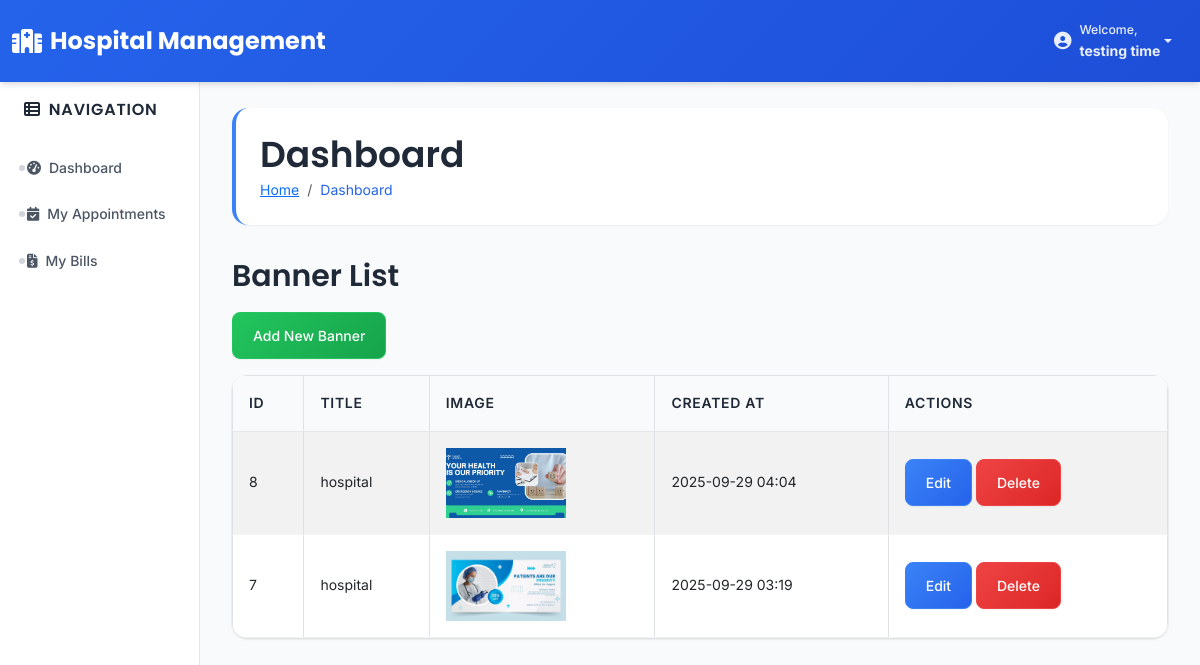
The app's page /patients/banners/ (signed in) with its own data.
### accounts/models.py (models this page shows)
class CustomUser(AbstractUser):
    first_name = None
    last_name = None
    ROLE_CHOICES = (
        ('admin', 'Admin'),
        ('doctor', 'Doctor'),
        ('patient', 'Patient'),
        ('receptionist', 'Receptionist'),
    )
    role = models.CharField(max_length=20, choices=ROLE_CHOICES)
    GENDER_CHOICES = (
        ('Male', 'Male'),
        ('Female', 'Female'),
        ('Other', 'Other'),
    )
    gender = models.CharField(max_length=10, choices=GENDER_CHOICES, null=True, blank=True)
    REQUIRED_FIELDS = []  # Only username is required

### patients/models.py (models this page shows, shortened)
class Banner(models.Model):
    title = models.CharField(max_length=100)
    image = models.ImageField(upload_to='banners/')
    created_at = models.DateTimeField(auto_now_add=True)

### patients/views.py (the view)
# urls.py: path('banners/', views.banner_list, name='banner_list'),  # /patients/banners/
@login_required
def banner_list(request):
    banners = Banner.objects.all().order_by('-created_at')
    return render(request, 'patients/banner_list.html', {'banners': banners})

### templates/patients/banner_list.html (shortened to what this page needs)
{% extends 'base.html' %}
{% load static %}
{% block content %}
<h2>Banner List</h2>
<div class="mb-3">
    <a href="{% url 'patients:patient_banner_add' %}" class="btn btn-success">Add New Banner</a>
</div>
<table class="table table-bordered table-striped">
    <thead>
        <tr>
            <th>ID</th>
            <th>Title</th>
            <th>Image</th>
            <th>Created At</th>
            <th>Actions</th>
        </tr>
    </thead>
    <tbody>
        {% for banner in banners %}
        <tr>
            <td>{{ banner.id }}</td>
            <td>{{ banner.title|default:"-" }}</td>
            <td>
                {% if banner.image %}
                    <img src="{{ banner.image.url }}" alt="{{ banner.title }}" style="width:120px; height:70px; object-fit:cover;">
                {% else %}
                    No image
                {% endif %}
            </td>
            <td>{{ banner.created_at|date:"Y-m-d H:i" }}</td>
            <td>
                <a href="{% url 'patients:patient_banner_edit' banner.id %}" class="btn btn-sm btn-primary">Edit</a>
                <a href="{% url 'patients:patient_banner_delete' banner.id %}" class="btn btn-sm btn-danger">Delete</a>
            </td>
        </tr>
        {% empty %}
        <tr>
            <td colspan="5" class="text-center">No banners found</td>
        </tr>
        {% endfor %}
    </tbody>
</table>
{% endblock %}

### templates/base.html (shortened to what this page needs)
{% load static %}
<!DOCTYPE html>
<html lang="en">
<head>
    <link href="https://cdn.jsdelivr.net/npm/bootstrap@5.3.0/dist/css/bootstrap.min.css" rel="stylesheet">
    <link href="https://cdnjs.cloudflare.com/ajax/libs/font-awesome/6.4.0/css/all.min.css" rel="stylesheet">
    <link rel="stylesheet" href="{% static 'css/style.css' %}">
</head>
<body>
    <nav class="navbar navbar-expand-lg navbar-dark fixed-top">
        <div class="container-fluid">
            <a class="navbar-brand d-flex align-items-center" href="{% url 'dashboard' %}">
                <i class="fas fa-hospital me-2"></i>
                <span class="d-none d-sm-inline">Hospital Management</span>
            </a>
            <div class="navbar-nav ms-auto d-flex flex-row">
                {% if user.is_authenticated %}
                    <div class="nav-item dropdown">
                        <a class="nav-link dropdown-toggle d-flex align-items-center" href="#" id="userDropdown" role="button" data-bs-toggle="dropdown" aria-expanded="false">
                            <div class="d-flex align-items-center">
                                <div class="user-avatar me-2">
                                </div>
                                <div class="d-none d-md-block">
                                    <div class="small text-light-50">Welcome,</div>
                                    <div class="fw-bold">{{ user.username|default:user.get_full_name }}</div>
                                </div>
                            </div>
                        </a>
                    </div>
                {% endif %}
            </div>
        </div>
    </nav>
    <div class="container-fluid" style="margin-top: 76px;">
        <div class="row">
            <nav class="col-md-2 d-md-block sidebar collapse">
                <div class="position-sticky">
                    <h5><i class="fas fa-th-list me-2"></i>Navigation</h5>
                    <ul class="nav flex-column">
                        {% if user.is_authenticated %}
                            <li class="nav-item">
                                <a class="nav-link" href="{% url 'dashboard' %}">
                                    <i class="fas fa-tachometer-alt me-2"></i>Dashboard
                                </a>
                            </li>
                            {% if user.role == 'admin' %}
                                <li class="nav-item">
                                    <a class="nav-link" href="{% url 'doctors:doctor_list' %}">
                                        <i class="fas fa-user-md me-2"></i>Doctors
                                    </a>
                                </li>
                                <li class="nav-item">
                                    <a class="nav-link" href="{% url 'patients:patient_list' %}">
                                        <i class="fas fa-users me-2"></i>Patients
                                    </a>
                                </li>
                                <li class="nav-item">
                                    <a class="nav-link" href="{% url 'appointments:appointment_list' %}">
                                        <i class="fas fa-calendar-check me-2"></i>Appointments
                                    </a>
                                </li>
                                <li class="nav-item">
                                    <a class="nav-link" href="{% url 'billing:bill_list' %}">
                                        <i class="fas fa-file-invoice-dollar me-2"></i>Billing
                                    </a>
                                </li>
                                <li class="nav-item">
                                    <a class="nav-link" href="{% url 'receptionists:receptionist_list' %}">
                                        <i class="fas fa-user-tie me-2"></i>Receptionists
                                    </a>
                                </li>
                                <li class="nav-item">
                                    <a class="nav-link" href="{% url 'reports:reports_dashboard' %}">
                                        <i class="fas fa-chart-bar me-2"></i>Reports
                                    </a>
                                </li>
                                <li class="nav-item">
                                    <a class="nav-link" href="{% url 'appointments:manage_requests' %}">
                                        <i class="fas fa-clipboard-list me-2"></i>Requests
                                    </a>
                                </li>
                            {% elif user.role == 'doctor' %}
                                <li class="nav-item">
                                    <a class="nav-link" href="{% url 'appointments:appointment_list' %}">
                                        <i class="fas fa-calendar-check me-2"></i>My Appointments
                                    </a>
                                </li>
                            {% elif user.role == 'patient' %}
                                <li class="nav-item">
                                    <a class="nav-link" href="{% url 'appointments:appointment_list' %}">
                                        <i class="fas fa-calendar-check me-2"></i>My Appointments
                                    </a>
                                </li>
                                <li class="nav-item">
                                    <a class="nav-link" href="{% url 'billing:bill_list' %}">
                                        <i class="fas fa-file-invoice-dollar me-2"></i>My Bills
                                    </a>
                                </li>
                            {% endif %}
                        {% endif %}
                    </ul>
                </div>
            </nav>
            <main class="col-md-10 ms-sm-auto main-content">
                {% block page_header %}
                    <div class="page-header fade-in">
                        <div class="d-flex justify-content-between align-items-center">
                            <div>
                                <h1 class="mb-0">{% block page_title %}Dashboard{% endblock %}</h1>
                                {% block breadcrumbs %}
                                    <nav aria-label="breadcrumb">
                                        <ol class="breadcrumb mb-0">
                                            <li class="breadcrumb-item"><a href="{% url 'dashboard' %}">Home</a></li>
                                            <li class="breadcrumb-item active" aria-current="page">{% block current_page %}Dashboard{% endblock %}</li>
                                        </ol>
                                    </nav>
                                {% endblock %}
                            </div>
                        </div>
                    </div>
                {% endblock %}
                <div class="content-wrapper fade-in" data-animate>
                    {% block content %}
                    {% endblock %}
                </div>
            </main>
        </div>
    </div>
</body>
</html>

### records on screen
CustomUser: username "testing time"
Banner: id "8", title "hospital", image (picture), created_at "2025-09-29 04:04"
Banner: id "7", title "hospital", image (picture), created_at "2025-09-29 03:19"
